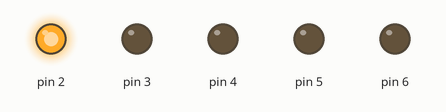
This sketch was run on a simulated Arduino Uno, built with avr-gcc and run on an emulated ATmega328P. Shown: output pins drawn as LEDs (lit = HIGH).

Above: at 0.02 s.
At 0.37 s:
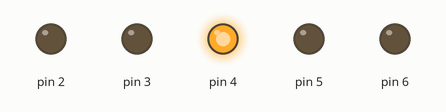
At 0.82 s:
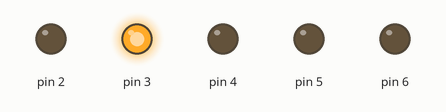
At 1.47 s:
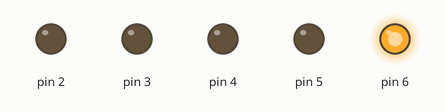
At 2.92 s:
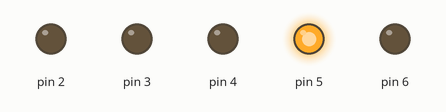
Timing chart, 0 to 3.2 s (numbered marks = the images above):
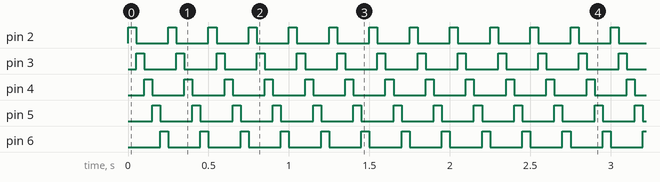

The sketch:

_5LedSucc.ino
```cpp
int m=50;
void setup() {
pinMode(2,OUTPUT);
pinMode(3,OUTPUT);
pinMode(4,OUTPUT);
pinMode(5,OUTPUT);
pinMode(6,OUTPUT);


}

void loop() {

alumer(2);
alumer(3);
alumer(4);
alumer(5);
alumer(6);


}

void alumer(int pin)
{
 digitalWrite(pin,HIGH);
delay(m);
digitalWrite(pin,LOW);
  }
```

Measured:
- by itself, pin 2–6: alternates HIGH for 0.05 s and LOW for 0.20 s
